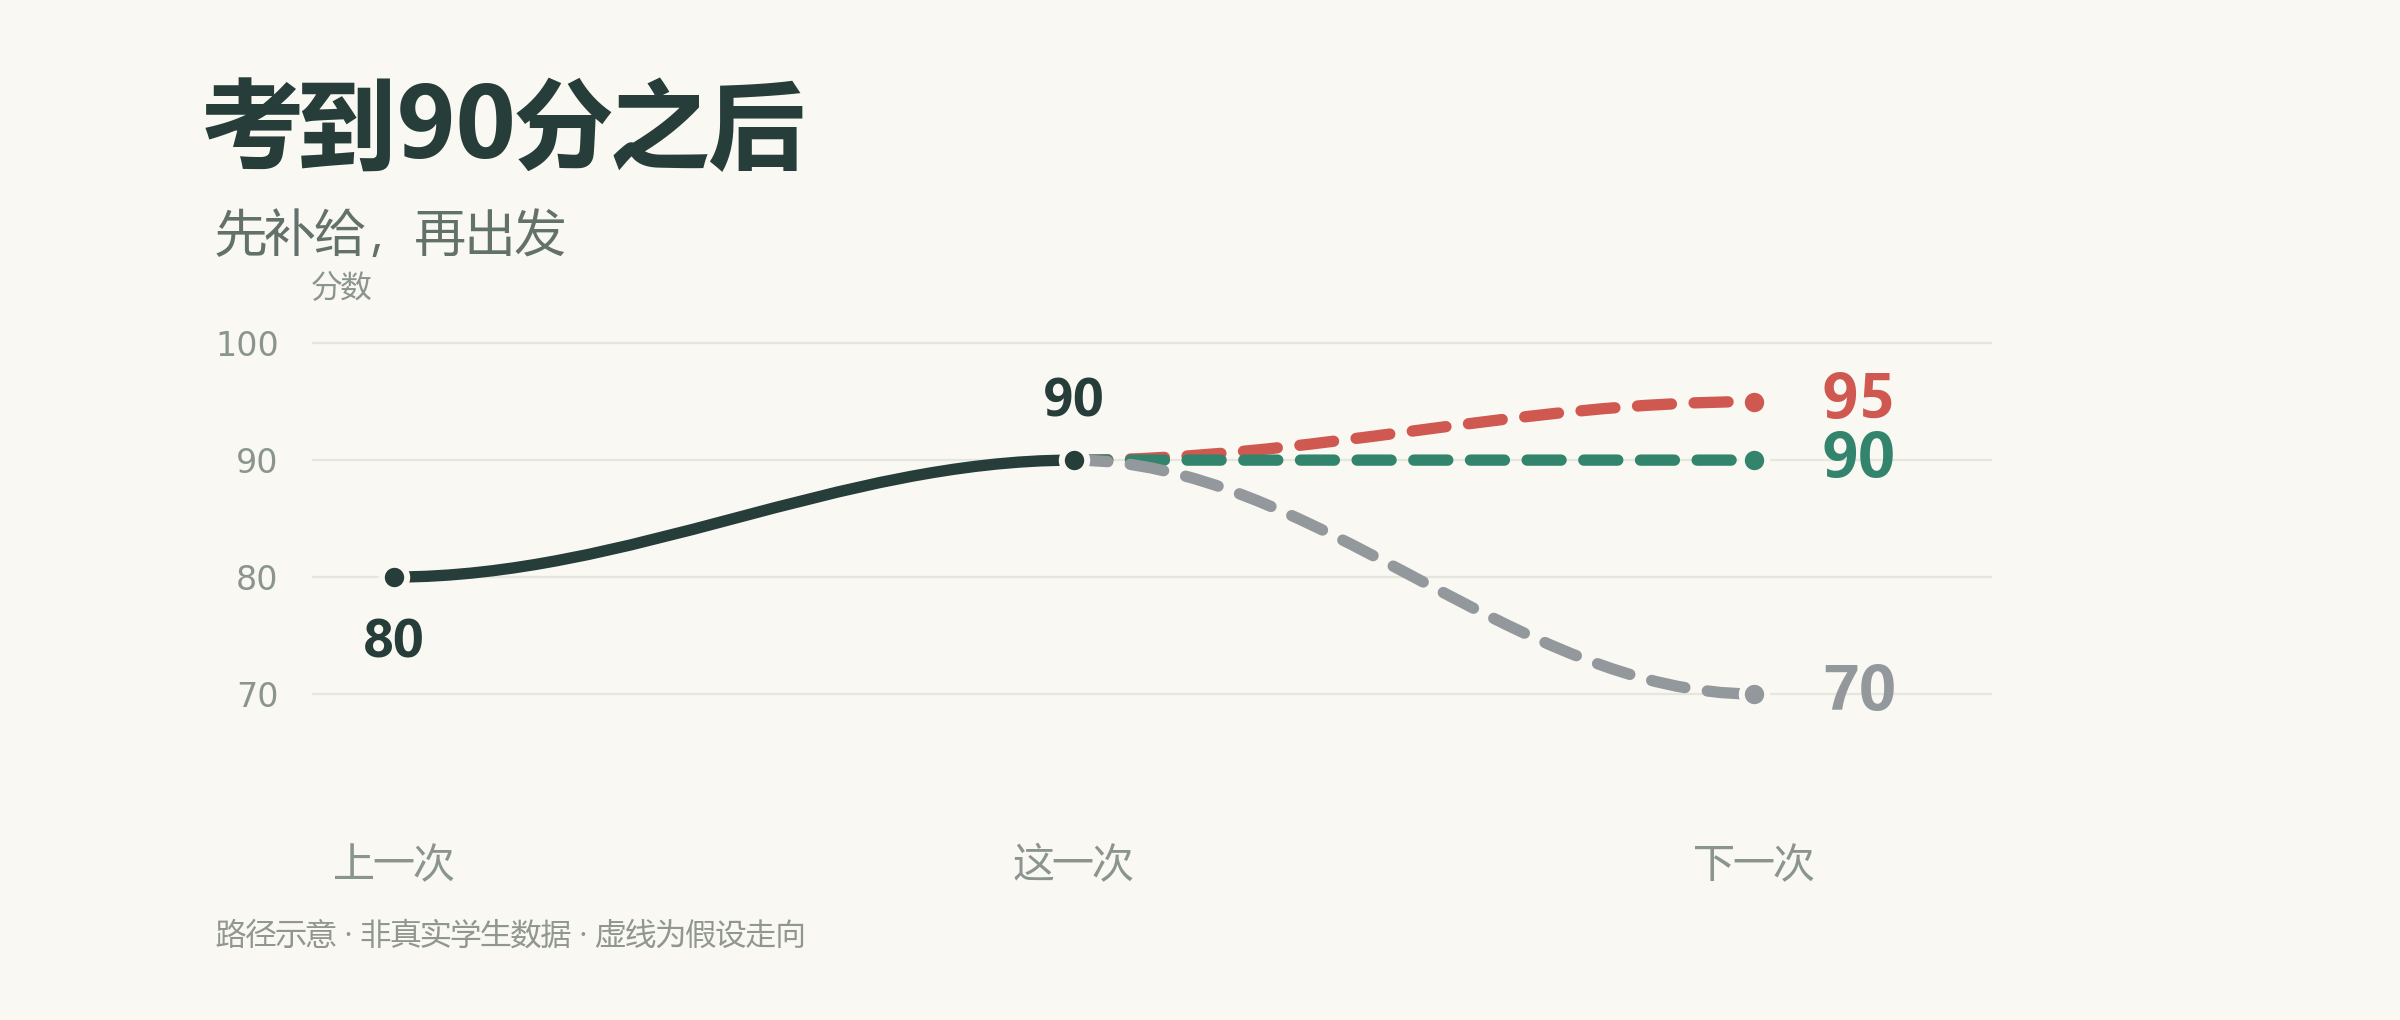

Python code for this plot:
"""Render hypothetical score paths, not observational data."""
from pathlib import Path
import matplotlib
matplotlib.use('Agg')
import matplotlib.pyplot as plt
from matplotlib.font_manager import FontProperties
from matplotlib.path import Path as CurvePath
from matplotlib.patches import PathPatch

OUT = Path(__file__).resolve().parent
REGULAR = FontProperties(fname='C:/Windows/Fonts/msyh.ttc')
BOLD = FontProperties(fname='C:/Windows/Fonts/msyhbd.ttc')
plt.rcParams['svg.fonttype'] = 'path'
BG, INK = '#FAF8F2', '#263D39'
fig = plt.figure(figsize=(10, 4.25), dpi=240, facecolor=BG)
fig.text(.085, .845, '考到90分之后', fontproperties=BOLD, fontsize=29, color=INK)
fig.text(.09, .755, '先补给，再出发', fontproperties=REGULAR, fontsize=15, color='#62716A')
ax = fig.add_axes([.13, .205, .70, .47], facecolor=BG)
ax.set_xlim(-.12, 2.35)
ax.set_ylim(60, 101)
ax.set_yticks([70, 80, 90, 100])
ax.set_xticks([0, 1, 2])
ax.set_xticklabels(['上一次', '这一次', '下一次'], fontproperties=REGULAR, fontsize=12)
ax.tick_params(axis='both', colors='#8B958F', length=0, pad=10)
ax.grid(axis='y', color='#E5E7DE', linewidth=.7)
ax.set_axisbelow(True)
for spine in ax.spines.values():
    spine.set_visible(False)
ax.text(-.12, 104, '分数', fontproperties=REGULAR, color='#8B958F', fontsize=9)

def curve(points, color, dashed=False):
    path = CurvePath(points, [CurvePath.MOVETO, CurvePath.CURVE4, CurvePath.CURVE4, CurvePath.CURVE4])
    patch = PathPatch(path, facecolor='none', edgecolor=color, linewidth=3.4,
                      capstyle='round', linestyle=(0, (3, 2)) if dashed else '-')
    ax.add_patch(patch)

curve([(0, 80), (.35, 80), (.65, 90), (1, 90)], INK)
ax.scatter([0, 1], [80, 90], s=58, color=INK, zorder=5, edgecolors=BG, linewidth=1.8)
ax.annotate('80', (0, 80), xytext=(0, -24), textcoords='offset points',
            ha='center', fontsize=15, fontproperties=BOLD, color=INK)
ax.annotate('90', (1, 90), xytext=(0, 13), textcoords='offset points',
            ha='center', fontsize=15, fontproperties=BOLD, color=INK)
for endpoint, color in [(95, '#CF5850'), (90, '#33846C'), (70, '#92989C')]:
    curve([(1, 90), (1.35, 90), (1.65, endpoint), (2, endpoint)], color, True)
    ax.scatter([2], [endpoint], s=58, color=color, zorder=5, edgecolors=BG, linewidth=1.8)
    ax.text(2.1, endpoint, str(endpoint), color=color, fontsize=18,
            fontproperties=BOLD, va='center')
fig.text(.09, .075, '路径示意 · 非真实学生数据 · 虚线为假设走向',
         fontproperties=REGULAR, fontsize=9, color='#90978F')
fig.savefig(OUT / 'cover.png', dpi=240, facecolor=BG)
fig.savefig(OUT / 'cover.svg', facecolor=BG)
plt.close(fig)
